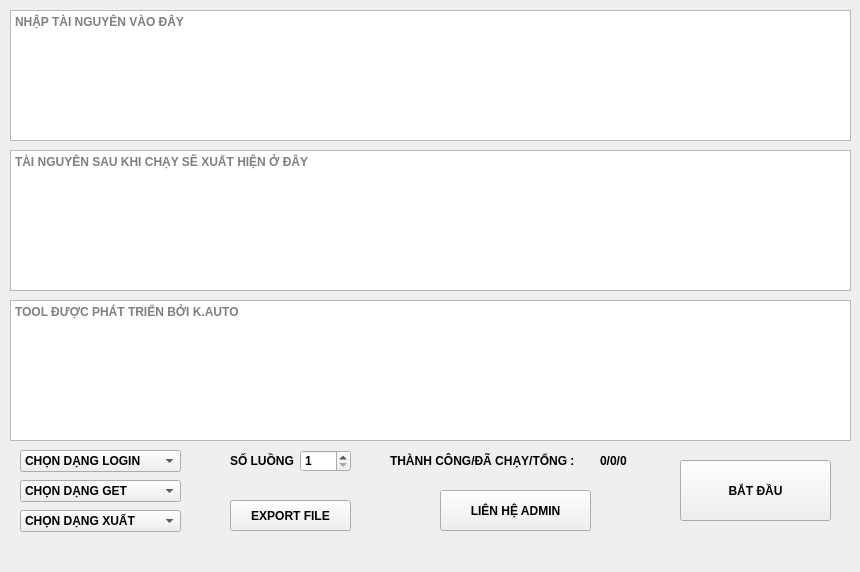
<?xml version="1.0" encoding="UTF-8"?>
<ui version="4.0">
 <class>MainWindow</class>
 <widget class="QMainWindow" name="MainWindow">
  <property name="geometry">
   <rect>
    <x>0</x>
    <y>0</y>
    <width>860</width>
    <height>572</height>
   </rect>
  </property>
  <property name="font">
   <font>
    <pointsize>9</pointsize>
    <weight>75</weight>
    <bold>true</bold>
   </font>
  </property>
  <property name="windowTitle">
   <string>TOOL GET TÀI NGUYÊN HÀNG LOẠT- K.Auto</string>
  </property>
  <widget class="QWidget" name="centralwidget">
   <widget class="QPlainTextEdit" name="inputData">
    <property name="geometry">
     <rect>
      <x>10</x>
      <y>10</y>
      <width>841</width>
      <height>131</height>
     </rect>
    </property>
    <property name="placeholderText">
     <string>NHẬP TÀI NGUYÊN VÀO ĐÂY</string>
    </property>
   </widget>
   <widget class="QPlainTextEdit" name="resultData">
    <property name="geometry">
     <rect>
      <x>10</x>
      <y>150</y>
      <width>841</width>
      <height>141</height>
     </rect>
    </property>
    <property name="placeholderText">
     <string>TÀI NGUYÊN SAU KHI CHẠY SẼ XUẤT HIỆN Ở ĐÂY</string>
    </property>
   </widget>
   <widget class="QComboBox" name="typeGet">
    <property name="geometry">
     <rect>
      <x>20</x>
      <y>480</y>
      <width>161</width>
      <height>22</height>
     </rect>
    </property>
    <item>
     <property name="text">
      <string>CHỌN DẠNG GET</string>
     </property>
    </item>
    <item>
     <property name="text">
      <string>COOKIE</string>
     </property>
    </item>
    <item>
     <property name="text">
      <string>ACCESS_TOKEN EAAB</string>
     </property>
    </item>
   </widget>
   <widget class="QLabel" name="label">
    <property name="geometry">
     <rect>
      <x>230</x>
      <y>450</y>
      <width>71</width>
      <height>21</height>
     </rect>
    </property>
    <property name="text">
     <string>SỐ LUỒNG</string>
    </property>
   </widget>
   <widget class="QSpinBox" name="numThread">
    <property name="geometry">
     <rect>
      <x>300</x>
      <y>450</y>
      <width>51</width>
      <height>22</height>
     </rect>
    </property>
    <property name="minimum">
     <number>1</number>
    </property>
   </widget>
   <widget class="QComboBox" name="typeLogin">
    <property name="geometry">
     <rect>
      <x>20</x>
      <y>450</y>
      <width>161</width>
      <height>22</height>
     </rect>
    </property>
    <item>
     <property name="text">
      <string>CHỌN DẠNG LOGIN</string>
     </property>
    </item>
    <item>
     <property name="text">
      <string>COOKIE</string>
     </property>
    </item>
    <item>
     <property name="text">
      <string>USER|PASS|2Fa</string>
     </property>
    </item>
   </widget>
   <widget class="QPushButton" name="btnEvent">
    <property name="geometry">
     <rect>
      <x>680</x>
      <y>460</y>
      <width>151</width>
      <height>61</height>
     </rect>
    </property>
    <property name="text">
     <string>BẮT ĐẦU</string>
    </property>
   </widget>
   <widget class="QPushButton" name="btnExportFile">
    <property name="geometry">
     <rect>
      <x>230</x>
      <y>500</y>
      <width>121</width>
      <height>31</height>
     </rect>
    </property>
    <property name="text">
     <string>EXPORT FILE</string>
    </property>
   </widget>
   <widget class="QLabel" name="label_2">
    <property name="geometry">
     <rect>
      <x>390</x>
      <y>450</y>
      <width>201</width>
      <height>21</height>
     </rect>
    </property>
    <property name="text">
     <string>THÀNH CÔNG/ĐÃ CHẠY/TỔNG :</string>
    </property>
   </widget>
   <widget class="QLabel" name="success_total">
    <property name="geometry">
     <rect>
      <x>600</x>
      <y>450</y>
      <width>61</width>
      <height>21</height>
     </rect>
    </property>
    <property name="text">
     <string>0/0/0</string>
    </property>
   </widget>
   <widget class="QComboBox" name="typeResult">
    <property name="geometry">
     <rect>
      <x>20</x>
      <y>510</y>
      <width>161</width>
      <height>22</height>
     </rect>
    </property>
    <item>
     <property name="text">
      <string>CHỌN DẠNG XUẤT</string>
     </property>
    </item>
    <item>
     <property name="text">
      <string>UID|RESULT</string>
     </property>
    </item>
    <item>
     <property name="text">
      <string>RESULT</string>
     </property>
    </item>
   </widget>
   <widget class="QPushButton" name="btnContactAdmin">
    <property name="geometry">
     <rect>
      <x>440</x>
      <y>490</y>
      <width>151</width>
      <height>41</height>
     </rect>
    </property>
    <property name="text">
     <string>LIÊN HỆ ADMIN</string>
    </property>
   </widget>
   <widget class="QPlainTextEdit" name="status">
    <property name="geometry">
     <rect>
      <x>10</x>
      <y>300</y>
      <width>841</width>
      <height>141</height>
     </rect>
    </property>
    <property name="placeholderText">
     <string>TOOL ĐƯỢC PHÁT TRIỂN BỞI K.AUTO</string>
    </property>
   </widget>
  </widget>
  <widget class="QMenuBar" name="menubar">
   <property name="geometry">
    <rect>
     <x>0</x>
     <y>0</y>
     <width>860</width>
     <height>21</height>
    </rect>
   </property>
  </widget>
 </widget>
 <resources/>
 <connections/>
</ui>
